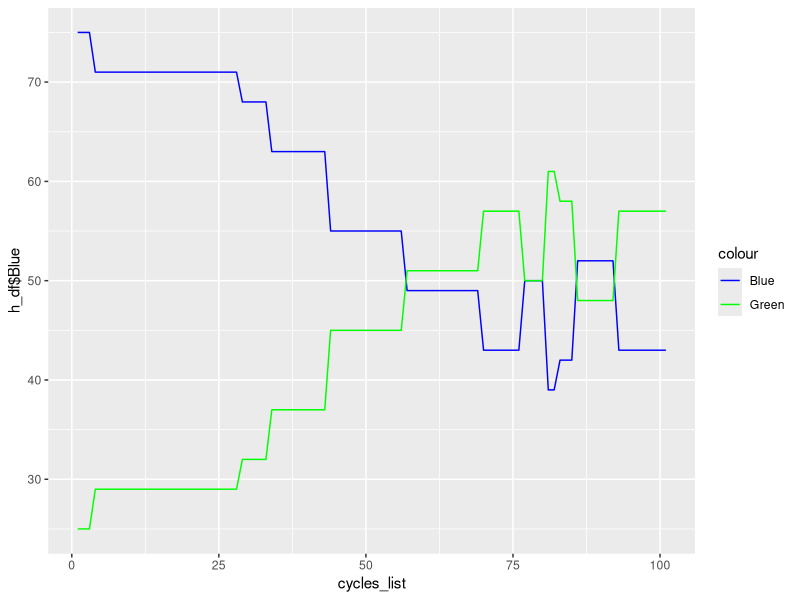

Reproduce this figure in R.
# Initial parameters
blue_ant_number <- 75
green_ant_number <- 25
size <- 3
cycles <- 100



# run_colony <- function(blue_ant_number, green_ant_number, size, cycles){

total_ants <- blue_ant_number + green_ant_number

# Creating area for ants to move in (dimensions: size x size)
positions <- vector()
for (i in 1:(size^2)){
  positions <- c(positions, i)
}

# Creating the color history matrix and recording initial values
initial_blue <- c(blue_ant_number)
initial_green <- c(green_ant_number)
for (m in 2:(cycles + 1)){
  initial_blue <- c(initial_blue, 0)
  initial_green <- c(initial_green, 0)
}
h_df <- data.frame(initial_blue, initial_green)
names(h_df) <- c("Blue", "Green")

# Creating the colony matrix
ant_matrix <- matrix(nrow=total_ants, ncol = 4)
column_names <- c("color", "position", "blue_met", "green_met")
colnames(ant_matrix) <- column_names

# Populating matrix with blue ants
for (i in 1:blue_ant_number){
  ant_matrix[i, 1] <- "blue"
  ant_matrix[i, 3] <- 0
  ant_matrix[i, 4] <- 0
  ant_matrix[i, 2] <- sample(positions, 1)
}

# Populating matrix with green ants
for (i in 1:green_ant_number){
  ant_matrix[(i + blue_ant_number), 1] <- "green"
  ant_matrix[(i + blue_ant_number), 3] <- 0
  ant_matrix[(i + blue_ant_number), 4] <- 0
  ant_matrix[(i + blue_ant_number), 2] <- sample(positions, 1)
}

# Checking for ants that met
for (i in 1:(total_ants)){
  for (s in 1:(total_ants)){
    if (s == i){
      next
    }else{
      if (ant_matrix[i, 2] == ant_matrix[s, 2]){
        if (ant_matrix[s, 1] == "blue"){
          ant_matrix[i, 3] <- as.integer(ant_matrix[1, 3]) + 1
        }else{
          ant_matrix[i, 4] <- as.integer(ant_matrix[1, 4]) + 1
        }
      }
    }
  }
}

# Running the cycles
for (i in 1:cycles){
  # Change position of ants
  for (s in 1:(total_ants)){
    ant_matrix[s, 2] <- sample(positions, 1)
  }
  # Check if ants met
  for (u in 1:(total_ants)){
    for (v in 1:(total_ants)){
      if (v == u){
        next
      }else{
        if (ant_matrix[u, 2] == ant_matrix[s, 2]){
          if (ant_matrix[v, 1] == "blue"){
            ant_matrix[u, 3] <- as.integer(ant_matrix[1, 3]) + 1
          }else{
            ant_matrix[u, 4] <- as.integer(ant_matrix[1, 4]) + 1
          }
        }
      }
    }
  }
  # Check if ants reached color change threshold and add to color history
  for (t in 1:total_ants){
    if (as.integer(ant_matrix[t, 3]) > (total_ants/2) && ant_matrix[t, 4] < (total_ants/2)){
      ant_matrix[t, 1] <- "green"
      ant_matrix[t, 3] <- 0
      ant_matrix[t, 4] <- 0
    }else{
      if (as.integer(ant_matrix[t, 3]) < (total_ants/2) && ant_matrix[t, 4] > (total_ants/2)){
        ant_matrix[t, 1] <- "blue"
        ant_matrix[t, 3] <- 0
        ant_matrix[t, 4] <- 0
      }
    }
    if (ant_matrix[t, 1] == "blue"){
      h_df$Blue[(i+1)] <- h_df$Blue[(i+1)] + 1
    }else{
      h_df$Green[(i+1)] <- h_df$Green[(i+1)] + 1
    }
  }
}

# Plotting the color history
library(ggplot2)
cycles_list <- c(0:cycles+1)
h <- ggplot(h_df, aes(x=cycles_list)) + 
  geom_line(aes(y=h_df$Blue, colour="Blue")) + 
  geom_line(aes(y=h_df$Green, colour="Green")) +
  scale_color_manual(values=c("blue", "green"))
h
  
  # return(history_list[-1])
# }

# run_colony(2, 3, 3, 3)
